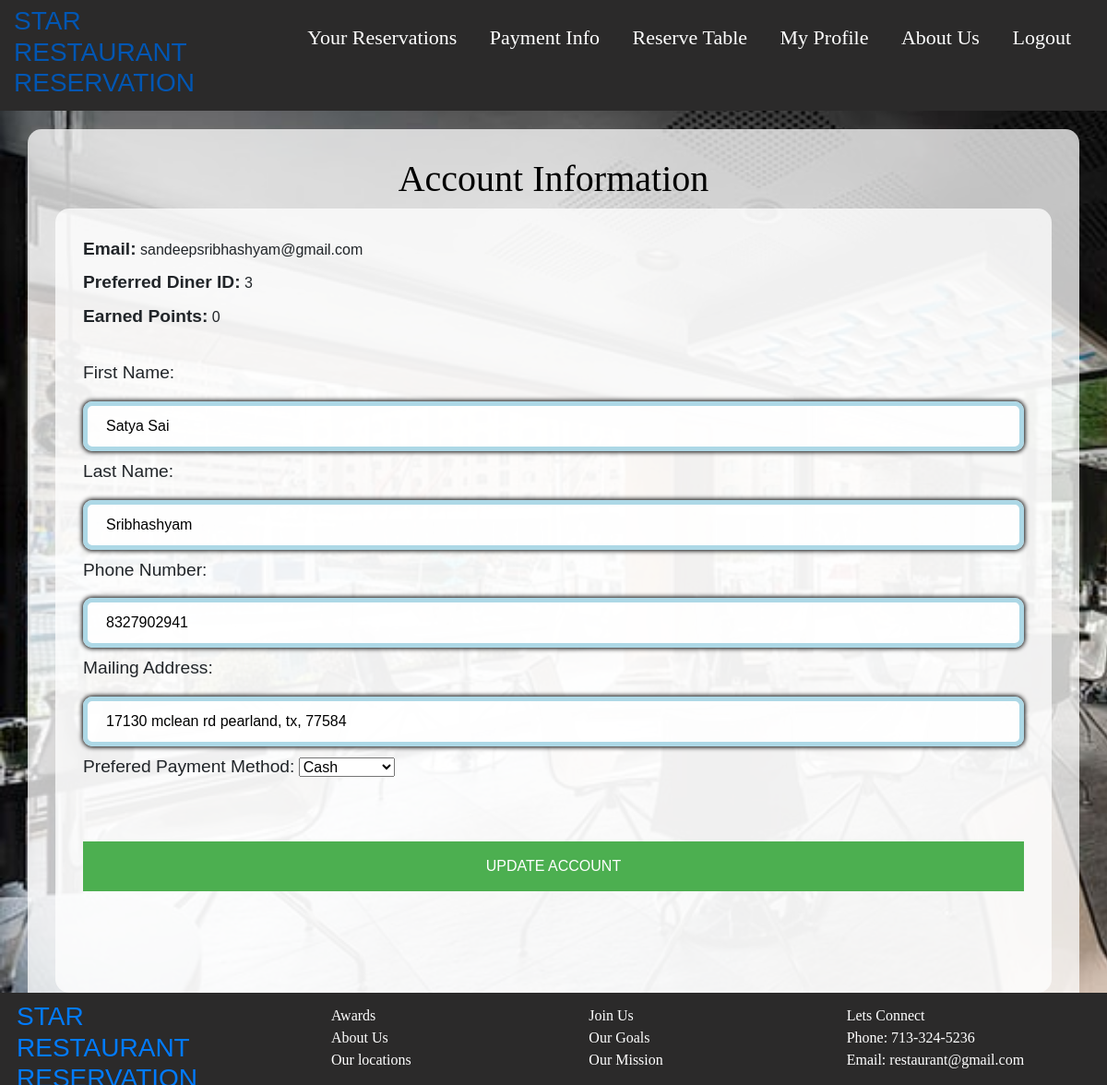
/myaccount (signed in), run on the app's committed database.
### RESERVATIONS/models.py (models this page shows, shortened)
class User(db.Model, UserMixin):        #setting up parameters for user info entry fields
    id = db.Column(db.Integer, primary_key=True)
    user_fname = db.Column(db.String(20), nullable=False)
    user_lname = db.Column(db.String(20), nullable=False)
    email = db.Column(db.String(120), unique=True, nullable=False)
    phone = db.Column(db.Integer)
    mailing_add = db.Column(db.String(100), nullable=False)
    prefered_payment = db.Column(db.String(100), nullable=False)
    earned_pts = db.Column(db.Integer, default=0)
    password = db.Column(db.String(60), nullable=False)
    reservations = db.relationship('Reservation')
    creditcards = db.relationship('Creditcard')

### RESERVATIONS/views.py (the view, shortened to what this page needs)
@views.route("/myaccount", methods=['GET', 'POST'])
@login_required
def account():
    user = User.query.get(current_user.id)
    if request.method == 'GET':
        if user:
            user_email = user.email
            user_diner_id = current_user.id
            user_earned_pts = user.earned_pts
            user_firstname = user.user_fname
            user_lastname = user.user_lname
            user_phone = user.phone
            user_mailadd = user.mailing_add
            user_prefer_payment = user.prefered_payment
    return render_template("myaccount.html", user=current_user, email=user_email, diner_id=user_diner_id,
                           earned_pts=user_earned_pts, first_name=user_firstname, last_name=user_lastname,
                           phone=user_phone, mail_address=user_mailadd, prefered_payment=user_prefer_payment)

### RESERVATIONS/__init__.py (called while the page is built)
def create_app():
    app = Flask(__name__)
    app.config['SECRET_KEY'] = 'fc2c5762da84768ed6248d780c1869b7'
    app.config['SQLALCHEMY_DATABASE_URI'] = 'sqlite:///site.db'
    db.init_app(app)
    from .views import views
    from .auth import auth
    app.register_blueprint(views, url_prefix='/')
    app.register_blueprint(auth, url_prefix='/')
    from .models import User, Reservation, Creditcard, Tables
    create_database(app)
    login_manager = LoginManager()
    login_manager.login_view = 'auth.login'
    login_manager.init_app(app)
    @login_manager.user_loader
    def load_user(id):
        return User.query.get(int(id))
    return app

### RESERVATIONS/Templates/myaccount.html (shortened to what this page needs)
{% extends "basepage.html" %}
{% block content%}
<head>
<link rel="stylesheet" type="text/css" href="../static/Styles/styling.css">
</head>
<form method = "POST">
<body>
    <center> <h1 style="color: black; font-family: Yeseva One;">Account Information</h1> </center>
        <div class="container">
            <label  style="font-size:larger" style="color:rgb(0, 0, 0)" for="email"><b>Email: </b></label>
            {{email}}
            <br>
            <label  style="font-size:larger" style="color:rgb(0, 0, 0)" for="diner_id"><b>Preferred Diner ID: </b></label>
            {{diner_id}}
            <br>
            <label  style="font-size:larger" style="color:rgb(0, 0, 0)" for="earned_points"><b>Earned Points: </b></label>
            {{earned_pts}}
            <br>
            <br>
            <label style="font-size:larger" style="color:rgb(0, 0, 0)" for="firstname">First Name: </label>
                <input
                    type="text"
                    id ="firstname"
                    name="firstname"
                    placeholder="Enter first name: "
                    maxlength = "50"
                    value = "{{first_name}}"
                    required
                >
               <label style="font-size:larger" style="color:rgb(0, 0, 0)" for="lastname">Last Name: </label>
                <input
                    type="text"
                    id ="lastname"
                    name="lastname"
                    placeholder="Enter last name: "
                    maxlength = "50"
                    value = "{{last_name}}"
                    required
                >
                <label  style="font-size:larger" style="color:rgb(0, 0, 0)" for="phone">Phone Number: </label>
                <input
                    type="tel"
                    id="phone"
                    name="phone"
                    placeholder="Enter phone number: "
                    value = "{{phone}}"
                >
                <label  style="font-size:larger" style="color:rgb(0, 0, 0)" for="mail_address">Mailing Address: </label>
                <input
                    type="text"
                    id="mail_address"
                    name="mail_address"
                    placeholder="Enter mailing address: "
                    value = "{{mail_address}}"
                    required
                >
               <label  style="font-size:larger" style="color:rgb(0, 0, 0)" for="prefered_payment">Prefered Payment Method: </label>
                <select class="prefered_payment" id="prefered_payment" name="prefered_payment"  required>
                <option value="{{prefered_payment}}" selected>{{prefered_payment}}</option>
                </select>
                <br> <br>
               <br>
               <button type="submit">UPDATE ACCOUNT</button> <br>
        </div>
</body>
</form>
{% endblock %}

### RESERVATIONS/static/Styles/styling.css (style rules this page uses)
body { font-family: Calibri, Helvetica, sans-serif; background-color: lightblue; margin: 0; padding: 20; background-image: url("../images/restimage.jpg"); background-repeat: no-repeat; background-size: cover; }
button { background-color: #4CAF50; width: 100%; color: white; padding: 15px; margin: 10px 0px; border: none; cursor: pointer; }
input[type=text],input[type=email], input[type=date], input[type=number], input[type=time], input[type=tel], input[type=password], input[type=month] { width: 100%; margin: 8px 0; padding: 10px 20px; box-shadow: 0 0 5px 1px; border-radius: 10px; display: inline-block; border: 5px solid lightblue; box-sizing: border-box; background-color: rgba(255, 255, 255, 0.9); }
.container { height:auto; width: auto; margin: auto; padding: 30px; padding-bottom: 100px; background: rgba(255, 255, 255, 0.75); border-radius: 15px ; }

### data on the page
User: email "sandeepsribhashyam@gmail.com", firstname "Satya Sai", lastname "Sribhashyam", phone "8327902941", mail_address "17130 mclean rd pearland, tx, 77584", prefered_payment "Cash"

### other printed values
{{ diner_id }} "3"
{{ earned_pts }} "0"
